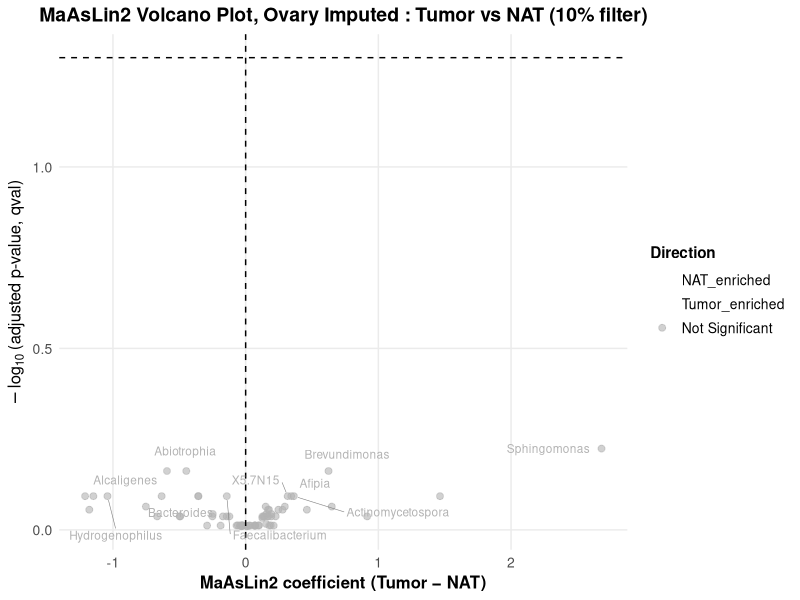
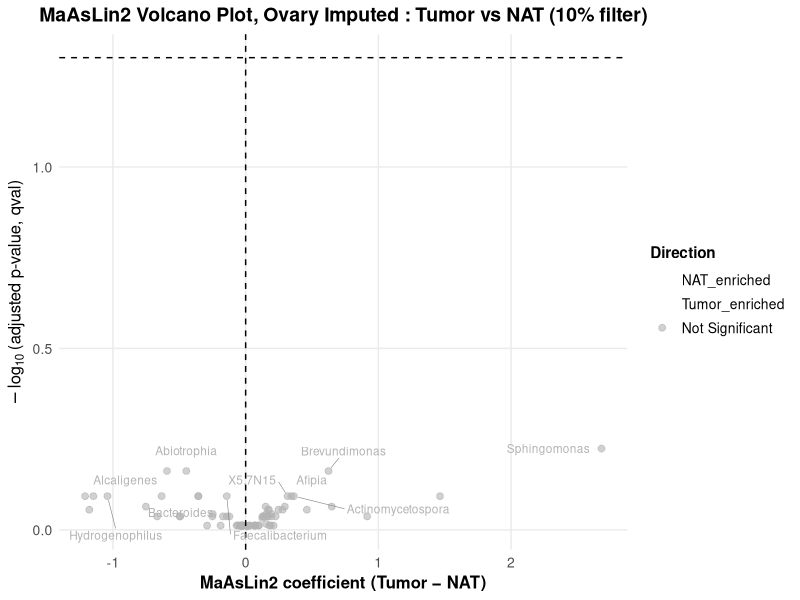
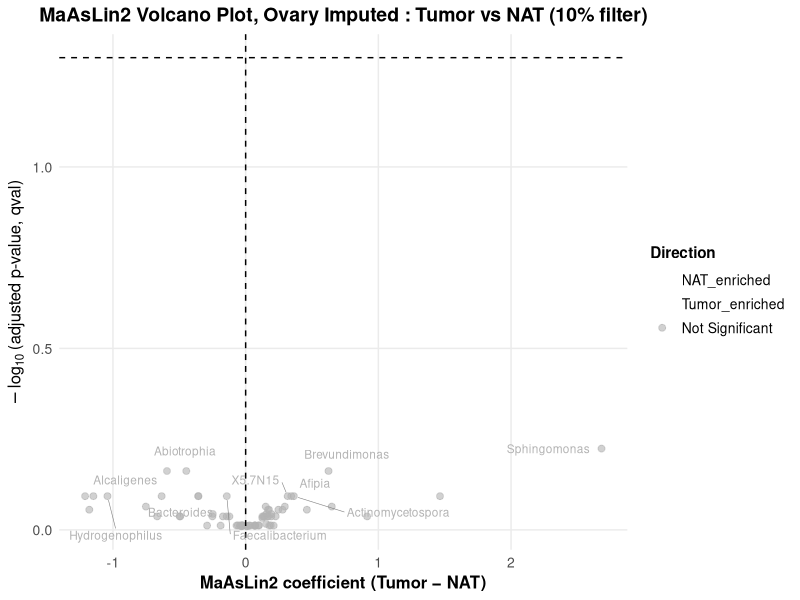

Recreate these plots in R, in order.
setwd("C:/Users/sanyu/OneDrive/Desktop/Ovary new/Viz/maaslin")
library(ggplot2)
library(ggrepel)
library(dplyr)

# Load the data (full MaAsLin2 result table)
# Columns: feature, metadata, value, coef, stderr, N, N.not.0,
#          pval, qval, significant, direction
data <- read.csv("imp10pct.csv", header = TRUE)

# Use qval as adjusted p-value
padj_cutoff <- 0.05

data <- data %>%
  mutate(
    # adjusted p-value
    padj = qval,
    
    # y-axis: -log10(padj)
    neglog10padj = -log10(padj),
    
    # direction based on coef sign + padj
    direction_label = case_when(
      padj < padj_cutoff & coef > 0 ~ "Tumor_enriched",
      padj < padj_cutoff & coef < 0 ~ "NAT_enriched",
      TRUE                          ~ "Not Significant"
    )
  )

# Decide which genera to label:
# if any significant, label those; otherwise label top 10 by lowest padj
n_significant <- sum(data$padj < padj_cutoff, na.rm = TRUE)

if (n_significant > 0) {
  label_data <- data %>%
    filter(padj < padj_cutoff)
  cat("Found", n_significant, "significant genera to label\n")
} else {
  label_data <- data %>%
    arrange(padj) %>%
    slice_head(n = 10)
  cat("No significant genera found. Labeling top 10 by padj\n")
}

# Keep only finite values
plot_data <- data %>%
  filter(is.finite(coef), is.finite(neglog10padj))

# Ordered factor for legend
plot_data$direction_label <- factor(
  plot_data$direction_label,
  levels = c("NAT_enriched", "Tumor_enriched", "Not Significant")
)

# Colors
dir_cols <- c(
  "Tumor_enriched"  = "#E64B35",  # red
  "NAT_enriched"    = "#4DBBD5",  # blue
  "Not Significant" = "grey70"    # grey
)

# Volcano plot
volcano_maaslin <- ggplot(plot_data,
                          aes(x = coef,
                              y = neglog10padj)) +
  
  geom_point(aes(color = direction_label),
             size = 2,
             alpha = 0.6) +
  
  scale_color_manual(
    values = dir_cols,
    name   = "Direction",
    drop   = FALSE
  ) +
  
  geom_hline(
    yintercept = -log10(padj_cutoff),
    linetype   = "dashed",
    color      = "black",
    linewidth  = 0.5
  ) +
  
  geom_vline(
    xintercept = 0,
    linetype   = "dashed",
    color      = "black",
    linewidth  = 0.5
  ) +
  
  geom_text_repel(
    data = label_data,
    aes(label = feature, color = direction_label),
    size          = 3,
    max.overlaps  = 20,
    box.padding   = 0.5,
    point.padding = 0.3,
    segment.color = "grey50",
    segment.size  = 0.2,
    show.legend   = FALSE
  ) +
  
  labs(
    title = "MaAsLin2 Volcano Plot, Ovary Imputed : Tumor vs NAT (10% filter)",
    x     = "MaAsLin2 coefficient (Tumor − NAT)",
    y     = expression(-log[10]~"(adjusted p-value, qval)")
  ) +
  
  theme_minimal() +
  theme(
    plot.title       = element_text(hjust = 0.5, face = "bold", size = 14),
    axis.title       = element_text(size = 12, face = "bold"),
    axis.text        = element_text(size = 10),
    legend.title     = element_text(size = 11, face = "bold"),
    legend.text      = element_text(size = 10),
    legend.position  = "right",
    panel.grid.minor = element_blank()
  )

# Show plot
print(volcano_maaslin)

# Save plot
ggsave("vpimp10pct_maaslin.png", plot = volcano_maaslin,
       width = 10, height = 8, dpi = 300)
ggsave("vpimp10pct_maaslin.pdf", plot = volcano_maaslin,
       width = 10, height = 8)
